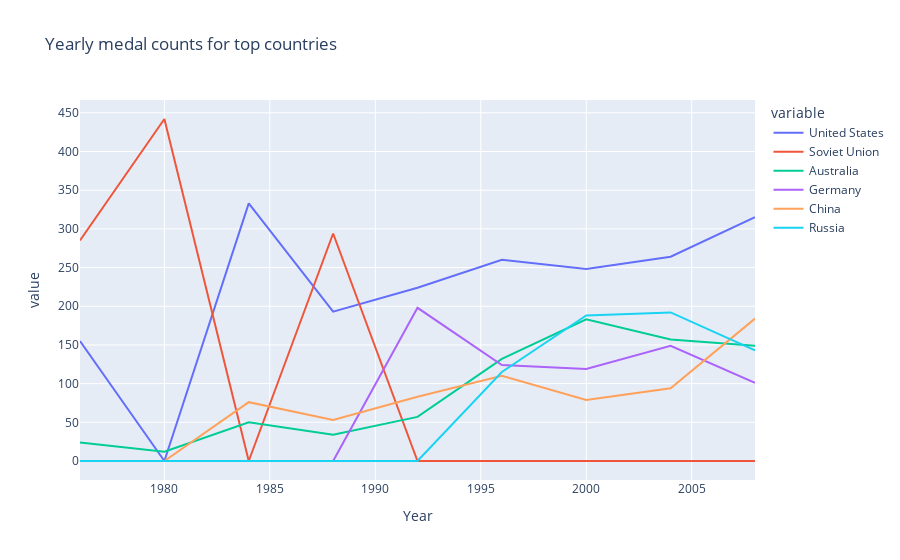

The notebook cell this image was saved under:
### Markdown cell above
### Country performance over time (select countries)

### Code cell
# Pivot to have yearly counts per country (this counts people who received medals)
year_country = df.groupby(['Year','Country'])['Medal'].count().reset_index(name='Count')
pivot = year_country.pivot(index='Year', columns='Country', values='Count').fillna(0)
# Choose a few countries automatically (top 6 overall)
top6 = top_countries['Country'].head(6).tolist()
pivot_sub = pivot[top6]
fig = px.line(pivot_sub.reset_index(), x='Year', y=top6, title='Yearly medal counts for top countries')
fig.show()

### Figure 1 — Plotly figure (JSON) as saved in the notebook; plotly's stock layout.template omitted (floating-point values rounded to 4 significant figures)
{"data": [{"hovertemplate": "variable=United States<br>Year=%{x}<br>value=%{y}<extra></extra>", "legendgroup": "United States", "line": {"color": "#636efa", "dash": "solid"}, "marker": {"symbol": "circle"}, "mode": "lines", "name": "United States", "orientation": "v", "showlegend": true, "type": "scatter", "x": [1976, 1980, 1984, 1988, 1992, 1996, 2000, 2004, 2008], "xaxis": "x", "y": [155, 0, 333, 193, 224, 260, 248, 264, 315], "yaxis": "y"}, {"hovertemplate": "variable=Soviet Union<br>Year=%{x}<br>value=%{y}<extra></extra>", "legendgroup": "Soviet Union", "line": {"color": "#EF553B", "dash": "solid"}, "marker": {"symbol": "circle"}, "mode": "lines", "name": "Soviet Union", "orientation": "v", "showlegend": true, "type": "scatter", "x": [1976, 1980, 1984, 1988, 1992, 1996, 2000, 2004, 2008], "xaxis": "x", "y": [285, 442, 0, 294, 0, 0, 0, 0, 0], "yaxis": "y"}, {"hovertemplate": "variable=Australia<br>Year=%{x}<br>value=%{y}<extra></extra>", "legendgroup": "Australia", "line": {"color": "#00cc96", "dash": "solid"}, "marker": {"symbol": "circle"}, "mode": "lines", "name": "Australia", "orientation": "v", "showlegend": true, "type": "scatter", "x": [1976, 1980, 1984, 1988, 1992, 1996, 2000, 2004, 2008], "xaxis": "x", "y": [24, 12, 50, 34, 57, 132, 183, 157, 149], "yaxis": "y"}, {"hovertemplate": "variable=Germany<br>Year=%{x}<br>value=%{y}<extra></extra>", "legendgroup": "Germany", "line": {"color": "#ab63fa", "dash": "solid"}, "marker": {"symbol": "circle"}, "mode": "lines", "name": "Germany", "orientation": "v", "showlegend": true, "type": "scatter", "x": [1976, 1980, 1984, 1988, 1992, 1996, 2000, 2004, 2008], "xaxis": "x", "y": [0, 0, 0, 0, 198, 124, 119, 149, 101], "yaxis": "y"}, {"hovertemplate": "variable=China<br>Year=%{x}<br>value=%{y}<extra></extra>", "legendgroup": "China", "line": {"color": "#FFA15A", "dash": "solid"}, "marker": {"symbol": "circle"}, "mode": "lines", "name": "China", "orientation": "v", "showlegend": true, "type": "scatter", "x": [1976, 1980, 1984, 1988, 1992, 1996, 2000, 2004, 2008], "xaxis": "x", "y": [0, 0, 76, 53, 83, 110, 79, 94, 184], "yaxis": "y"}, {"hovertemplate": "variable=Russia<br>Year=%{x}<br>value=%{y}<extra></extra>", "legendgroup": "Russia", "line": {"color": "#19d3f3", "dash": "solid"}, "marker": {"symbol": "circle"}, "mode": "lines", "name": "Russia", "orientation": "v", "showlegend": true, "type": "scatter", "x": [1976, 1980, 1984, 1988, 1992, 1996, 2000, 2004, 2008], "xaxis": "x", "y": [0, 0, 0, 0, 0, 115, 188, 192, 143], "yaxis": "y"}], "layout": {"legend": {"title": {"text": "variable"}, "tracegroupgap": 0}, "title": {"text": "Yearly medal counts for top countries"}, "xaxis": {"anchor": "y", "domain": [0, 1], "title": {"text": "Year"}}, "yaxis": {"anchor": "x", "domain": [0, 1], "title": {"text": "value"}}}}
